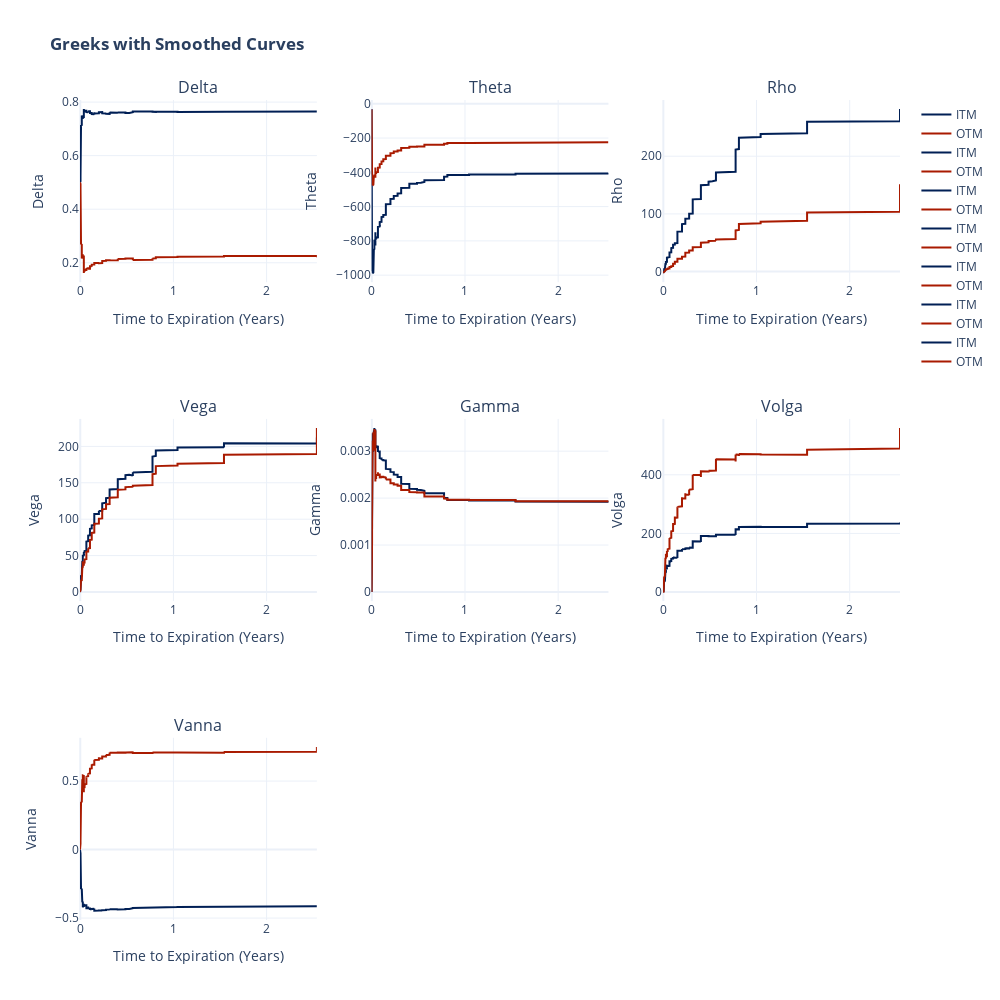

Here is the notebook cell this chart was saved with:
### Markdown cell above
# Analyse greeks behavior

### Code cell
import plotly.graph_objects as go
from plotly.subplots import make_subplots

# Define the column names for the Greeks
greek_columns = ['Delta', 'Theta', 'Rho', 'Vega', 'Gamma', 'Volga', 'Vanna']

# Create subplots using Plotly
fig = make_subplots(rows=3, cols=3, subplot_titles=greek_columns)

# Define colors for ITM and OTM curves
itm_color = 'rgb(0, 31, 85)'
otm_color = 'rgb(169, 26, 0)'

# Loop through the column names and plot each Greek in a subplot
for i, column in enumerate(greek_columns):
    # Calculate the subplot coordinates
    row = i // 3 + 1
    col = i % 3 + 1
    
    # Filter the DataFrame for ITM and OTM options
    itm_df = df_calls[df_calls['Option Moneyness'] == 'ITM']
    otm_df = df_calls[df_calls['Option Moneyness'] == 'OTM']
    
    # Apply rolling average with a window of 200 to smooth the data
    rolling_window = 700
    smoothed_itm_df = itm_df[column].rolling(window=rolling_window, min_periods=1).mean()
    smoothed_otm_df = otm_df[column].rolling(window=rolling_window, min_periods=1).mean()
    
    # Plot ITM and OTM curves with rolling average
    fig.add_trace(go.Scatter(x=itm_df['Time to expiration in years'], y=smoothed_itm_df,
                             name='ITM', line=dict(color=itm_color, width=2), mode='lines',
                             hovertemplate='Time to Expiration: %{x:.2f}<br>%{y}: %{y:.4f}<extra></extra>'),
                  row=row, col=col)
    
    fig.add_trace(go.Scatter(x=otm_df['Time to expiration in years'], y=smoothed_otm_df,
                             name='OTM', line=dict(color=otm_color, width=2), mode='lines',
                             hovertemplate='Time to Expiration: %{x:.2f}<br>%{y}: %{y:.4f}<extra></extra>'),
                  row=row, col=col)

    # Set subplot titles and axis labels
    fig.update_xaxes(title_text='Time to Expiration (Years)', row=row, col=col)
    fig.update_yaxes(title_text=column, row=row, col=col)

# Update layout properties for aesthetics
fig.update_layout(
    title='<b>Greeks with Smoothed Curves<b>',
    height=1000,
    width=1000,
    hovermode='x',
    template='plotly_white'
)

# Add legends to the dashboard
fig.add_trace(go.Scatter(visible=False, name='ITM'), row=1, col=1)
fig.add_trace(go.Scatter(visible=False, name='OTM'), row=1, col=1)

# Display the plot
fig.show()

### Figure 1 — Plotly figure (JSON) as saved in the notebook; plotly's stock layout.template omitted (floating-point values rounded to 4 significant figures; data arrays with more than 128 entries replaced by an {"elided": "..."} marker saying what was removed)
{"data": [{"hovertemplate": "Time to Expiration: %{x:.2f}<br>%{y}: %{y:.4f}<extra></extra>", "line": {"color": "rgb(0, 31, 85)", "width": 2}, "mode": "lines", "name": "ITM", "type": "scatter", "x": {"elided": "608 float values"}, "xaxis": "x", "y": {"elided": "608 float values"}, "yaxis": "y"}, {"hovertemplate": "Time to Expiration: %{x:.2f}<br>%{y}: %{y:.4f}<extra></extra>", "line": {"color": "rgb(169, 26, 0)", "width": 2}, "mode": "lines", "name": "OTM", "type": "scatter", "x": {"elided": "725 float values"}, "xaxis": "x", "y": {"elided": "725 float values"}, "yaxis": "y"}, {"hovertemplate": "Time to Expiration: %{x:.2f}<br>%{y}: %{y:.4f}<extra></extra>", "line": {"color": "rgb(0, 31, 85)", "width": 2}, "mode": "lines", "name": "ITM", "type": "scatter", "x": {"elided": "608 float values"}, "xaxis": "x2", "y": {"elided": "608 float values"}, "yaxis": "y2"}, {"hovertemplate": "Time to Expiration: %{x:.2f}<br>%{y}: %{y:.4f}<extra></extra>", "line": {"color": "rgb(169, 26, 0)", "width": 2}, "mode": "lines", "name": "OTM", "type": "scatter", "x": {"elided": "725 float values"}, "xaxis": "x2", "y": {"elided": "725 float values"}, "yaxis": "y2"}, {"hovertemplate": "Time to Expiration: %{x:.2f}<br>%{y}: %{y:.4f}<extra></extra>", "line": {"color": "rgb(0, 31, 85)", "width": 2}, "mode": "lines", "name": "ITM", "type": "scatter", "x": {"elided": "608 float values"}, "xaxis": "x3", "y": {"elided": "608 float values"}, "yaxis": "y3"}, {"hovertemplate": "Time to Expiration: %{x:.2f}<br>%{y}: %{y:.4f}<extra></extra>", "line": {"color": "rgb(169, 26, 0)", "width": 2}, "mode": "lines", "name": "OTM", "type": "scatter", "x": {"elided": "725 float values"}, "xaxis": "x3", "y": {"elided": "725 float values"}, "yaxis": "y3"}, {"hovertemplate": "Time to Expiration: %{x:.2f}<br>%{y}: %{y:.4f}<extra></extra>", "line": {"color": "rgb(0, 31, 85)", "width": 2}, "mode": "lines", "name": "ITM", "type": "scatter", "x": {"elided": "608 float values"}, "xaxis": "x4", "y": {"elided": "608 float values"}, "yaxis": "y4"}, {"hovertemplate": "Time to Expiration: %{x:.2f}<br>%{y}: %{y:.4f}<extra></extra>", "line": {"color": "rgb(169, 26, 0)", "width": 2}, "mode": "lines", "name": "OTM", "type": "scatter", "x": {"elided": "725 float values"}, "xaxis": "x4", "y": {"elided": "725 float values"}, "yaxis": "y4"}, {"hovertemplate": "Time to Expiration: %{x:.2f}<br>%{y}: %{y:.4f}<extra></extra>", "line": {"color": "rgb(0, 31, 85)", "width": 2}, "mode": "lines", "name": "ITM", "type": "scatter", "x": {"elided": "608 float values"}, "xaxis": "x5", "y": {"elided": "608 float values"}, "yaxis": "y5"}, {"hovertemplate": "Time to Expiration: %{x:.2f}<br>%{y}: %{y:.4f}<extra></extra>", "line": {"color": "rgb(169, 26, 0)", "width": 2}, "mode": "lines", "name": "OTM", "type": "scatter", "x": {"elided": "725 float values"}, "xaxis": "x5", "y": {"elided": "725 float values"}, "yaxis": "y5"}, {"hovertemplate": "Time to Expiration: %{x:.2f}<br>%{y}: %{y:.4f}<extra></extra>", "line": {"color": "rgb(0, 31, 85)", "width": 2}, "mode": "lines", "name": "ITM", "type": "scatter", "x": {"elided": "608 float values"}, "xaxis": "x6", "y": {"elided": "608 float values"}, "yaxis": "y6"}, {"hovertemplate": "Time to Expiration: %{x:.2f}<br>%{y}: %{y:.4f}<extra></extra>", "line": {"color": "rgb(169, 26, 0)", "width": 2}, "mode": "lines", "name": "OTM", "type": "scatter", "x": {"elided": "725 float values"}, "xaxis": "x6", "y": {"elided": "725 float values"}, "yaxis": "y6"}, {"hovertemplate": "Time to Expiration: %{x:.2f}<br>%{y}: %{y:.4f}<extra></extra>", "line": {"color": "rgb(0, 31, 85)", "width": 2}, "mode": "lines", "name": "ITM", "type": "scatter", "x": {"elided": "608 float values"}, "xaxis": "x7", "y": {"elided": "608 float values"}, "yaxis": "y7"}, {"hovertemplate": "Time to Expiration: %{x:.2f}<br>%{y}: %{y:.4f}<extra></extra>", "line": {"color": "rgb(169, 26, 0)", "width": 2}, "mode": "lines", "name": "OTM", "type": "scatter", "x": {"elided": "725 float values"}, "xaxis": "x7", "y": {"elided": "725 float values"}, "yaxis": "y7"}, {"name": "ITM", "type": "scatter", "visible": false, "xaxis": "x", "yaxis": "y"}, {"name": "OTM", "type": "scatter", "visible": false, "xaxis": "x", "yaxis": "y"}], "layout": {"annotations": [{"font": {"size": 16}, "showarrow": false, "text": "Delta", "x": 0.1444, "xanchor": "center", "xref": "paper", "y": 1, "yanchor": "bottom", "yref": "paper"}, {"font": {"size": 16}, "showarrow": false, "text": "Theta", "x": 0.5, "xanchor": "center", "xref": "paper", "y": 1, "yanchor": "bottom", "yref": "paper"}, {"font": {"size": 16}, "showarrow": false, "text": "Rho", "x": 0.8556, "xanchor": "center", "xref": "paper", "y": 1, "yanchor": "bottom", "yref": "paper"}, {"font": {"size": 16}, "showarrow": false, "text": "Vega", "x": 0.1444, "xanchor": "center", "xref": "paper", "y": 0.6111, "yanchor": "bottom", "yref": "paper"}, {"font": {"size": 16}, "showarrow": false, "text": "Gamma", "x": 0.5, "xanchor": "center", "xref": "paper", "y": 0.6111, "yanchor": "bottom", "yref": "paper"}, {"font": {"size": 16}, "showarrow": false, "text": "Volga", "x": 0.8556, "xanchor": "center", "xref": "paper", "y": 0.6111, "yanchor": "bottom", "yref": "paper"}, {"font": {"size": 16}, "showarrow": false, "text": "Vanna", "x": 0.1444, "xanchor": "center", "xref": "paper", "y": 0.2222, "yanchor": "bottom", "yref": "paper"}], "height": 1000, "hovermode": "x", "title": {"text": "<b>Greeks with Smoothed Curves<b>"}, "width": 1000, "xaxis": {"anchor": "y", "domain": [0, 0.2889], "title": {"text": "Time to Expiration (Years)"}}, "xaxis2": {"anchor": "y2", "domain": [0.3556, 0.6444], "title": {"text": "Time to Expiration (Years)"}}, "xaxis3": {"anchor": "y3", "domain": [0.7111, 1], "title": {"text": "Time to Expiration (Years)"}}, "xaxis4": {"anchor": "y4", "domain": [0, 0.2889], "title": {"text": "Time to Expiration (Years)"}}, "xaxis5": {"anchor": "y5", "domain": [0.3556, 0.6444], "title": {"text": "Time to Expiration (Years)"}}, "xaxis6": {"anchor": "y6", "domain": [0.7111, 1], "title": {"text": "Time to Expiration (Years)"}}, "xaxis7": {"anchor": "y7", "domain": [0, 0.2889], "title": {"text": "Time to Expiration (Years)"}}, "xaxis8": {"anchor": "y8", "domain": [0.3556, 0.6444]}, "xaxis9": {"anchor": "y9", "domain": [0.7111, 1]}, "yaxis": {"anchor": "x", "domain": [0.7778, 1], "title": {"text": "Delta"}}, "yaxis2": {"anchor": "x2", "domain": [0.7778, 1], "title": {"text": "Theta"}}, "yaxis3": {"anchor": "x3", "domain": [0.7778, 1], "title": {"text": "Rho"}}, "yaxis4": {"anchor": "x4", "domain": [0.3889, 0.6111], "title": {"text": "Vega"}}, "yaxis5": {"anchor": "x5", "domain": [0.3889, 0.6111], "title": {"text": "Gamma"}}, "yaxis6": {"anchor": "x6", "domain": [0.3889, 0.6111], "title": {"text": "Volga"}}, "yaxis7": {"anchor": "x7", "domain": [0, 0.2222], "title": {"text": "Vanna"}}, "yaxis8": {"anchor": "x8", "domain": [0, 0.2222]}, "yaxis9": {"anchor": "x9", "domain": [0, 0.2222]}}}
